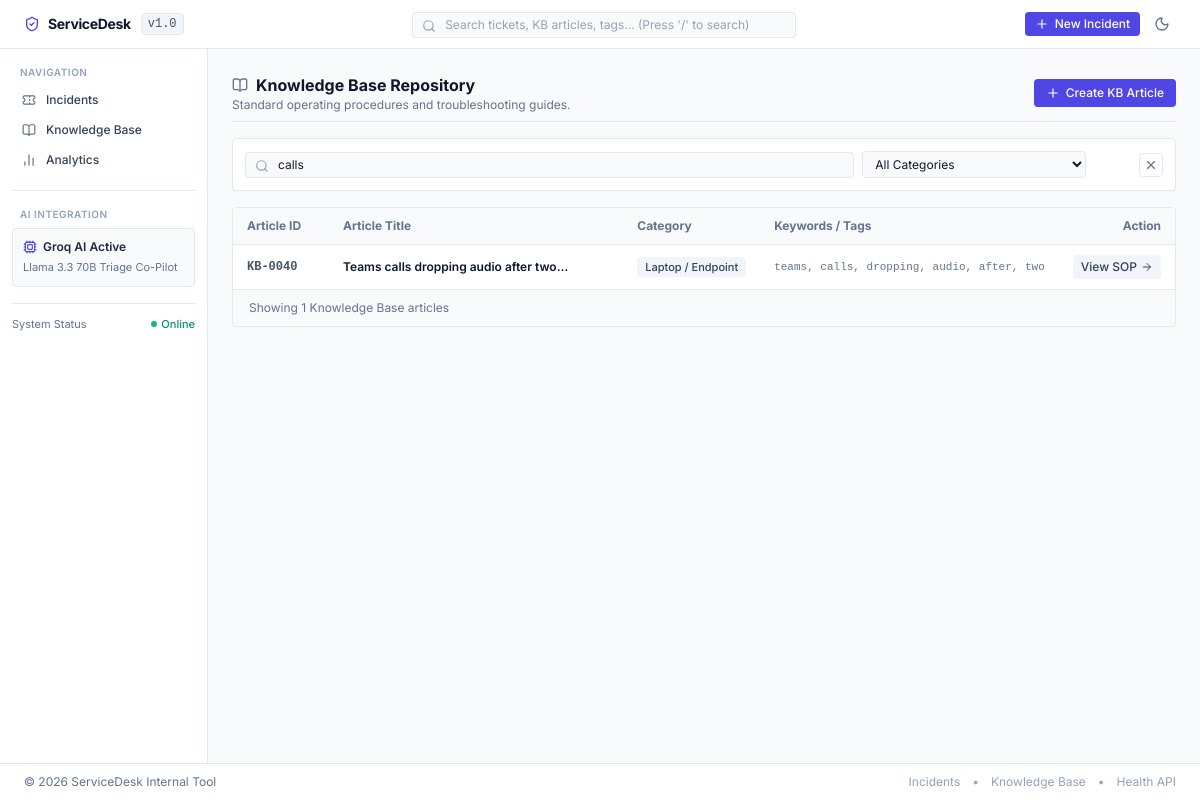
The page /kb?q=calls on the database as committed earlier.
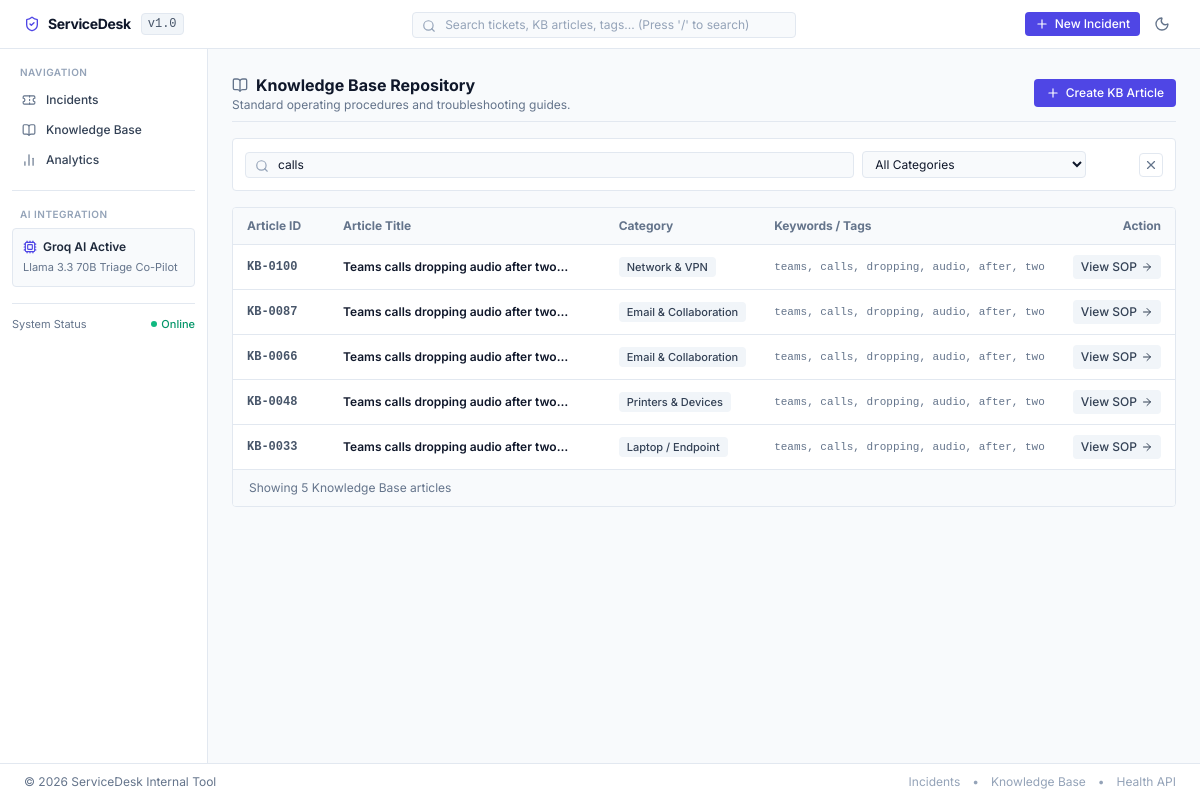
The same page on the database as committed later.
### app/models.py (models this page shows)
class KBArticle(Base):
    __tablename__ = "kb_articles"
    id = Column(Integer, primary_key=True, index=True, autoincrement=True)
    title = Column(String(255), nullable=False)
    category = Column(String(100), nullable=False)
    problem = Column(Text, nullable=False)
    solution = Column(Text, nullable=False)
    keywords = Column(Text, nullable=True)
    created_at = Column(DateTime(timezone=True), default=utc_now)

### app/routers/kb.py (the view)
@router.get("/kb", response_class=HTMLResponse)
async def list_kb_articles(
    request: Request,
    q: Optional[str] = None,
    category: Optional[str] = None,
    db: Session = Depends(get_db)
):
    articles = KBService.search_articles(db, query=q, category=category)
    categories = KBService.get_categories(db)
    return templates.TemplateResponse(
        request=request,
        name="kb/list.html",
        context={
            "app_name": settings.APP_NAME,
            "articles": articles,
            "categories": categories,
            "selected_category": category or "All",
            "search_query": q or "",
            "total_count": len(articles)
        }
    )

### app/templates/kb/list.html (shortened to what the changed rows need)
{% extends "base.html" %}
{% block content %}
<div class="space-y-4">
    <div class="flex items-center justify-between gap-4 pb-2 border-b border-slate-200 dark:border-slate-800">
        <div>
            <h1 class="text-base font-bold text-slate-900 dark:text-white flex items-center gap-2">
                <i data-lucide="book-open" class="w-4 h-4 text-slate-500"></i>
                <span>Knowledge Base Repository</span>
            </h1>
        </div>
    </div>
    {% if articles %}
        <div class="rounded border border-slate-200 dark:border-slate-800 bg-white dark:bg-slate-900 shadow-xs overflow-hidden">
            <div class="overflow-x-auto">
                <table class="w-full text-left text-xs">
                    <thead class="bg-slate-50 dark:bg-slate-800/60 border-b border-slate-200 dark:border-slate-800 text-slate-500 font-semibold">
                        <tr>
                            <th class="py-2.5 px-3.5 w-24">Article ID</th>
                            <th class="py-2.5 px-3.5">Article Title</th>
                            <th class="py-2.5 px-3.5">Category</th>
                            <th class="py-2.5 px-3.5">Keywords / Tags</th>
                            <th class="py-2.5 px-3.5 text-right">Action</th>
                        </tr>
                    </thead>
                    <tbody class="divide-y divide-slate-200 dark:divide-slate-800">
                        {% for article in articles %}
                            <tr class="table-row-hover transition-colors">
                                <td class="py-2.5 px-3.5 font-mono font-semibold text-slate-600 dark:text-slate-400">
                                    <a href="/kb/{{ article.id }}" class="hover:text-indigo-600">
                                        KB-{{ "%04d" % article.id }}
                                    </a>
                                </td>
                                <td class="py-2.5 px-3.5">
                                    <a href="/kb/{{ article.id }}" class="font-semibold text-slate-900 dark:text-white hover:text-indigo-600 dark:hover:text-indigo-400 line-clamp-1">
                                        {{ article.title }}
                                    </a>
                                </td>
                                <td class="py-2.5 px-3.5 whitespace-nowrap">
                                    <span class="inline-flex items-center px-2 py-0.5 rounded text-[11px] font-medium bg-slate-100 text-slate-700 dark:bg-slate-800 dark:text-slate-300">
                                        {{ article.category }}
                                    </span>
                                </td>
                                <td class="py-2.5 px-3.5 text-slate-500 whitespace-nowrap">
                                    {% if article.keywords %}
                                        <span class="font-mono text-[11px] text-slate-500 truncate max-w-xs block">
                                            {{ article.keywords }}
                                        </span>
                                    {% else %}
                                        <span class="text-slate-400">-</span>
                                    {% endif %}
                                </td>
                                <td class="py-2.5 px-3.5 text-right whitespace-nowrap">
                                    <a href="/kb/{{ article.id }}" class="inline-flex items-center gap-1 px-2 py-1 rounded bg-slate-100 dark:bg-slate-800 hover:bg-slate-200 dark:hover:bg-slate-700 text-slate-700 dark:text-slate-300 text-xs font-medium transition">
                                        <span>View SOP</span>
                                        <i data-lucide="arrow-right" class="w-3 h-3"></i>
                                    </a>
                                </td>
                            </tr>
                        {% endfor %}
                    </tbody>
                </table>
            </div>
            <div class="px-4 py-2.5 bg-slate-50 dark:bg-slate-800/50 border-t border-slate-200 dark:border-slate-800 text-xs text-slate-500">
                Showing {{ articles|length }} Knowledge Base articles
            </div>
        </div>
    {% endif %}
</div>
{% endblock %}

Rows that differ between the two databases and show on the page:
no longer on this page (row edited): KBArticle: id "0040", title "Teams calls dropping audio after…", category "Laptop / Endpoint", keywords "teams, calls, dropping, audio, after, two"
added KBArticle: id "0100", title "Teams calls dropping audio after…", category "Network & VPN", keywords "teams, calls, dropping, audio, after, two"
added KBArticle: id "0087", title "Teams calls dropping audio after…", category "Email & Collaboration", keywords "teams, calls, dropping, audio, after, two"
now on this page (row edited): KBArticle: id "0066", title "Teams calls dropping audio after…", category "Email & Collaboration", keywords "teams, calls, dropping, audio, after, two"
now on this page (row edited): KBArticle: id "0048", title "Teams calls dropping audio after…", category "Printers & Devices", keywords "teams, calls, dropping, audio, after, two"
now on this page (row edited): KBArticle: id "0033", title "Teams calls dropping audio after…", category "Laptop / Endpoint", keywords "teams, calls, dropping, audio, after, two"
Other text that changed with them:
{{ articles|length }}: "1" → "5"
